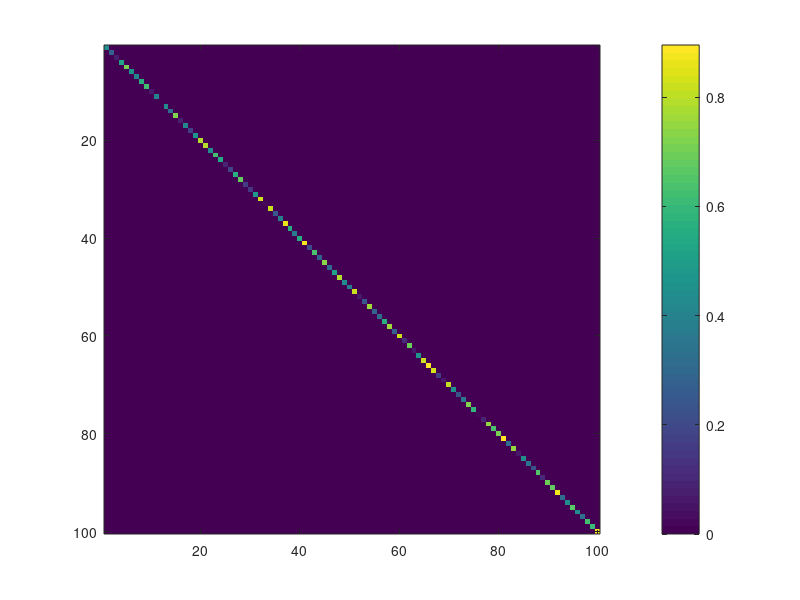

This figure's MATLAB source: (Note: this script raises an error after producing the figure.)

%%
N = 100;
A = diag(rand(1,N)*0.9);
B = ones(N,1);
p.num_nodes = N;
imagesc(A); colorbar; prettify
%%
g = graph_from_matrix(A);
plot(g)

%% fig2.m
%% eigendecomposition
[v,d] = eig(A);
d = diag(d);
%% make inputs with eigenvectors real, positive, & integers
scale = 1;
pats = cell(1,p.num_nodes);
dups = 0;
for i = 1 : p.num_nodes
    pats{i} = v(:,i);
    if ~isreal(d(i))
        if i < p.num_nodes &&...
                abs(d(i)) == abs(d(i+1))
            pats{i} = v(:,i) + v(:,i+1);
        elseif abs(d(i)) == abs(d(i-1))
            pats{i} = v(:,i) + v(:,i-1);
            dups = dups + 1;
        end
    end
    if find(pats{i}<0); pats{i} = -1 * pats{i}; end
    pats{i}(pats{i}<0) = 0;
    pats{i} = abs(pats{i});
    pats{i} = round(scale * pats{i});
end; clear i
%% remove duplicates
if sum(abs(pats{1} - pats{2})) > 1e-10
    d_real = d(1);
    pats_no_dup = pats(1);
else
    d_real = [];
    pats_no_dup = {};
end
for i = 2 : length(pats)
    if sum(abs(pats{i-1} - pats{i})) > 1e-10
        pats_no_dup = [pats_no_dup pats{i}];
        d_real = [d_real abs(d(i))];
    end
end; clear i
pats = pats_no_dup;
%%
[d_real_sort, idx] = sort(d_real,'descend');
%% equal prob
dur = 100; iter = 3e4;
probs = ones(1,length(pats)) / length(pats);
tic
[Y,pat] = trigger_many_avalanches(A,B,pats,probs,dur,iter);
toc
beep
%%
activity = squeeze(sum(Y,1))';
%% measure duration
duration = zeros(1,iter);
for i = 1 : iter
    if sum(activity(i,:)) > 0
        duration(i) = find(activity(i,:)>0,1,'last');
    else
        duration(i) = 0;
    end
end; clear i
%% mean duration
dur_mean = zeros(1,length(pats));
for i = 1 : length(pats)
    dur_mean(i) = mean(duration(pat==i));
end


%%
thresh = 0.35;
clf; hold on
scatter(d(pat),duration,'.')
scatter(d,dur_mean,'filled','r')
lin = d.^(1:100)';
exp_dur = zeros(1,N);
for i = 1 : N
exp_dur(i) = find(lin(:,i)<thresh,1);
end
scatter(d,exp_dur,'g')
prettify; hold off
%%
[d'; dur_mean; exp_dur; d'.^dur_mean]

%%
t = 40;
clf; hold on
plot(d.^(0:t)','LineWidth',1.5)
plot(1:t,thresh*ones(1,t),'LineWidth',1.5)
hold off 
prettify

%%
scatter(d,d'.^dur_mean,'filled')
prettify

%%
n = 20;
t = 1:n/2;
clf; hold on
% read data
[c,e] = histcounts(duration(pat==n));
bar(mean([e(1:end-1)' e(2:end)'],2),c/sum(c))
% plot((0:t)'.*(1-d(100).^(0:t)'),'LineWidth',1.5)
dead = 1-d(n).^t';
plot(t,dead,'LineWidth',1.5)
% derivative
dead_pr = -2*d(n).^t'.*log(d(n));
plot(t,dead_pr,'LineWidth',1.5)
% derivative X duration
r = t' .* dead_pr;
plot(t,r,'LineWidth',1.5)
legend({'durations', 'fraction dead', 'fraction dying', ...
    'fraction w/ duration t'})
hold off; prettify

%%
sections = 0;
for i = 1 : N
    
end; clear i
